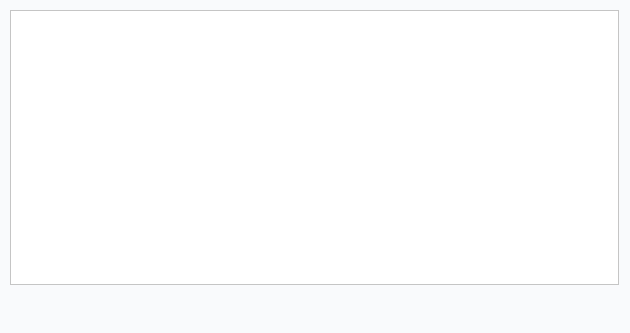
<?xml version="1.0" encoding="UTF-8"?>
<ui version="4.0">
 <class>Dialog</class>
 <widget class="QDialog" name="Dialog">
  <property name="geometry">
   <rect>
    <x>0</x>
    <y>0</y>
    <width>630</width>
    <height>333</height>
   </rect>
  </property>
  <property name="windowTitle">
   <string>Dialog</string>
  </property>
  <property name="styleSheet">
   <string notr="true">background-color:#f9fafc;</string>
  </property>
  <widget class="QTextEdit" name="textEdit">
   <property name="geometry">
    <rect>
     <x>10</x>
     <y>10</y>
     <width>609</width>
     <height>275</height>
    </rect>
   </property>
   <property name="focusPolicy">
    <enum>Qt::NoFocus</enum>
   </property>
   <property name="styleSheet">
    <string notr="true">background-color:white;</string>
   </property>
  </widget>
 </widget>
 <resources/>
 <connections/>
</ui>
